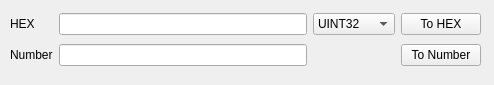
<?xml version="1.0" encoding="UTF-8"?>
<ui version="4.0">
 <class>hex_convertor_widget</class>
 <widget class="QWidget" name="hex_convertor_widget">
  <property name="geometry">
   <rect>
    <x>0</x>
    <y>0</y>
    <width>494</width>
    <height>85</height>
   </rect>
  </property>
  <property name="minimumSize">
   <size>
    <width>494</width>
    <height>85</height>
   </size>
  </property>
  <property name="windowTitle">
   <string>HEX Convertor</string>
  </property>
  <widget class="QWidget" name="layoutWidget">
   <property name="geometry">
    <rect>
     <x>10</x>
     <y>10</y>
     <width>471</width>
     <height>61</height>
    </rect>
   </property>
   <layout class="QGridLayout" name="gridLayout">
    <item row="0" column="0">
     <widget class="QLabel" name="hex_lbl_">
      <property name="text">
       <string>HEX</string>
      </property>
     </widget>
    </item>
    <item row="0" column="1">
     <widget class="QLineEdit" name="hex_txt_"/>
    </item>
    <item row="0" column="2">
     <widget class="QComboBox" name="type_cb_">
      <property name="editable">
       <bool>false</bool>
      </property>
      <item>
       <property name="text">
        <string>UINT32</string>
       </property>
      </item>
      <item>
       <property name="text">
        <string>INT32</string>
       </property>
      </item>
      <item>
       <property name="text">
        <string>FLOAT32</string>
       </property>
      </item>
     </widget>
    </item>
    <item row="0" column="3">
     <widget class="QPushButton" name="to_hex_btn_">
      <property name="text">
       <string>To HEX</string>
      </property>
     </widget>
    </item>
    <item row="1" column="0">
     <widget class="QLabel" name="number_lbl_">
      <property name="text">
       <string>Number</string>
      </property>
     </widget>
    </item>
    <item row="1" column="1">
     <widget class="QLineEdit" name="number_txt_"/>
    </item>
    <item row="1" column="3">
     <widget class="QPushButton" name="to_number_btn_">
      <property name="text">
       <string>To Number</string>
      </property>
     </widget>
    </item>
   </layout>
  </widget>
 </widget>
 <resources/>
 <connections/>
</ui>
